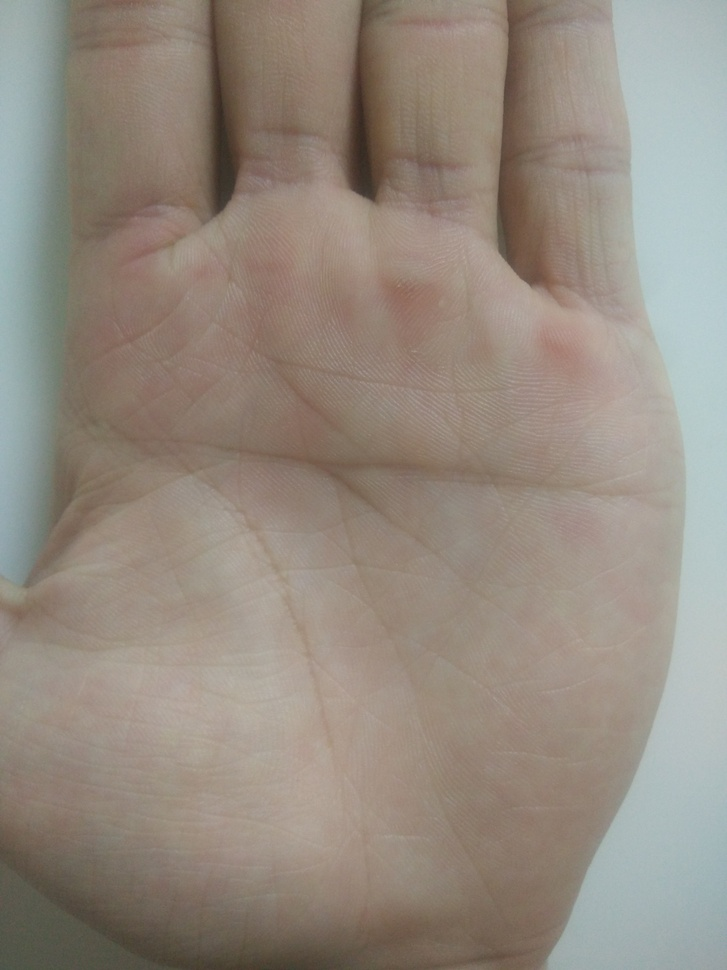
#> input picture recognize/input/input_3.jpg, 727 x 970 px, shrunk from 3120 x 4160 before the run, found by its file name
$ python connerDetectHarris.py
#> lines starting #> are read from the running program, lines starting #| are printed output that depends on the picture; after the words box and inside, x2 and y2 are one past the last pixel; in counts of white or black regions, pixels touching at a corner belong together
import cv2
import numpy as np

filename = 'input_3.jpg'
img = cv2.imread(filename)
#> img is the input picture: shape (970, 727, 3); mean B, G, R 128.1, 138.8, 148.8
gray = cv2.cvtColor(img,cv2.COLOR_BGR2GRAY)
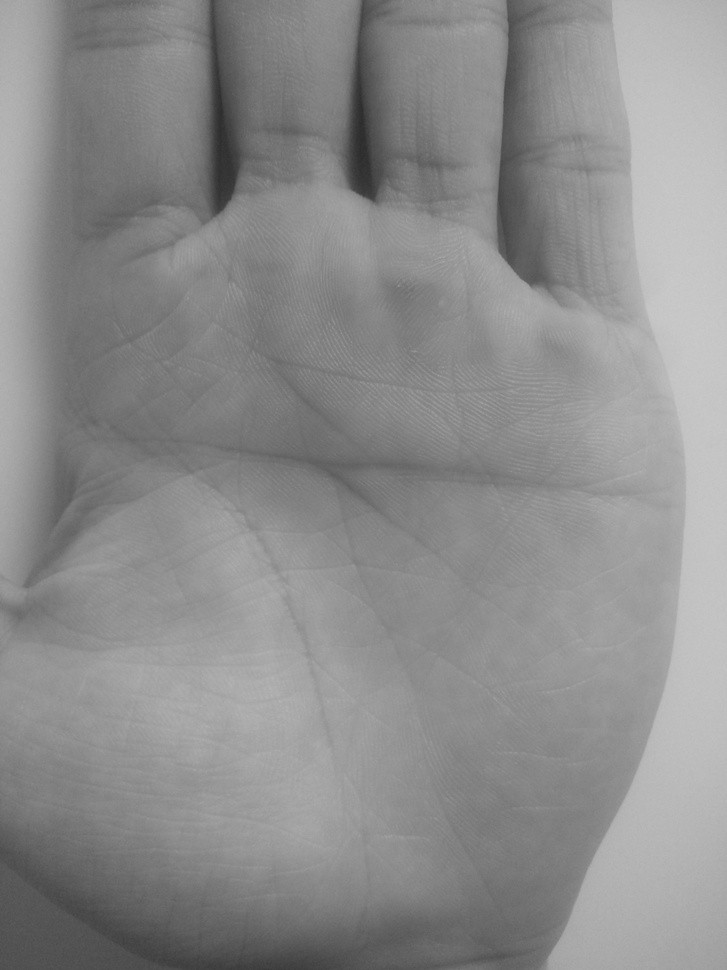
#> gray: shape (970, 727); min 43, max 203, mean 140.6

gray = np.float32(gray)
dst = cv2.cornerHarris(gray,2,3,0.04)
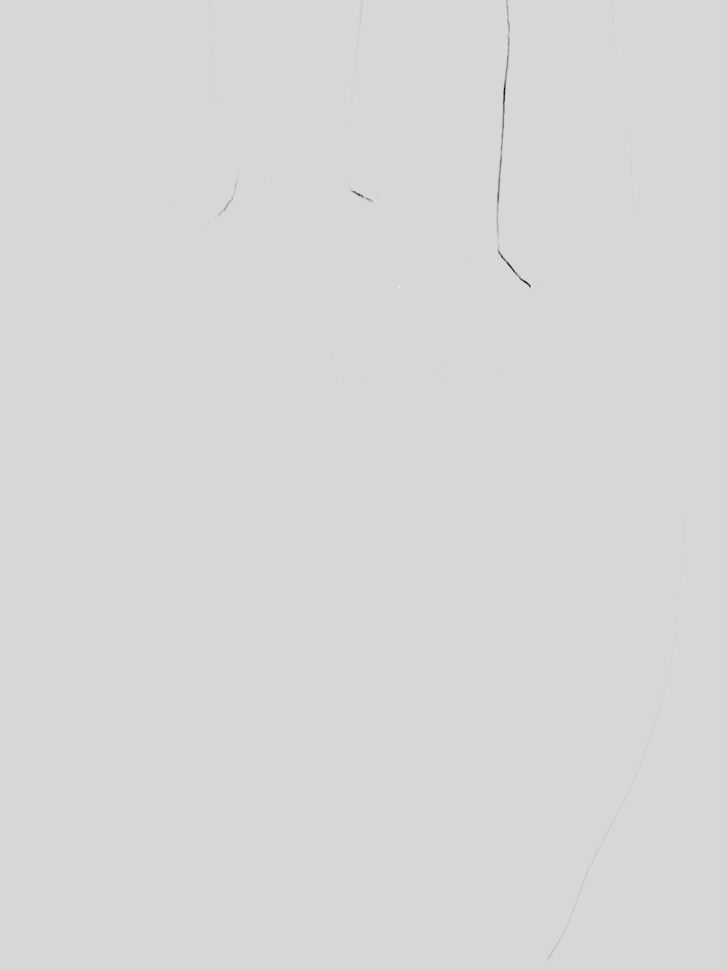
#> dst: shape (970, 727) float32; min -249045.7, max 45342.1, mean -82.4; drawn with min black and max white

#result is dilated for marking the corners, not important
dst = cv2.dilate(dst,None)

# Threshold for an optimal value, it may vary depending on the image.
img[dst>0.01*dst.max()]=[0,0,255]
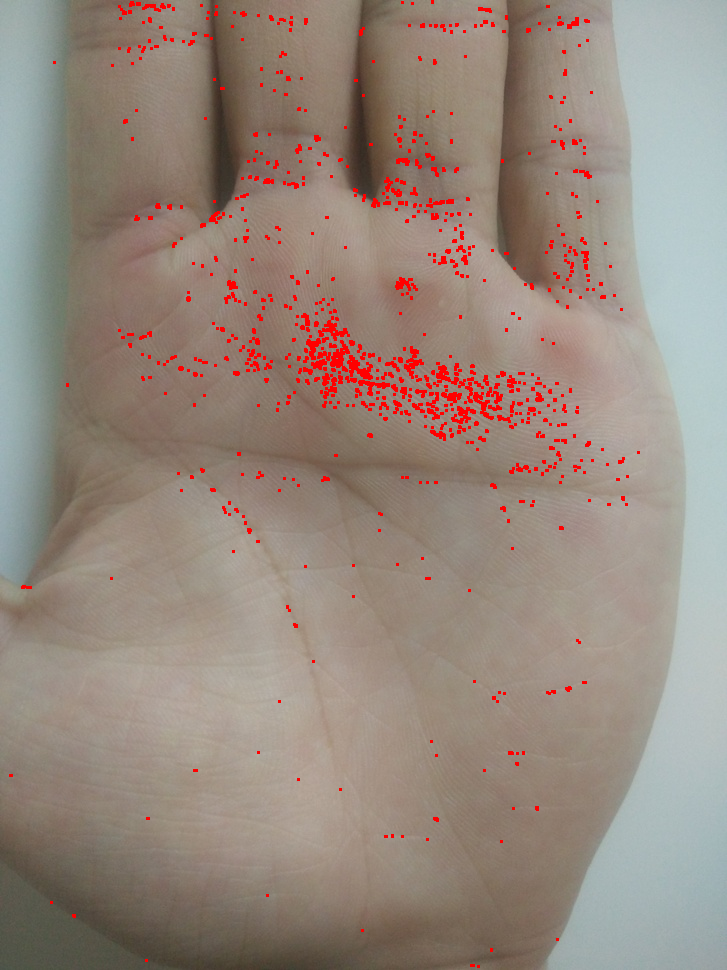
#> img: shape (970, 727, 3); 2.15% of pixels changed, all inside (x1, y1, x2, y2) = (9, 0, 640, 968)
cv2.imwrite('output.png', img)
#cv2.imshow('dst',img)
#if cv2.waitKey(0) & 0xff == 27:
#    cv2.destroyAllWindows()

$ run again, with recognize/input/input_4.jpg copied over recognize/input/input_3.jpg
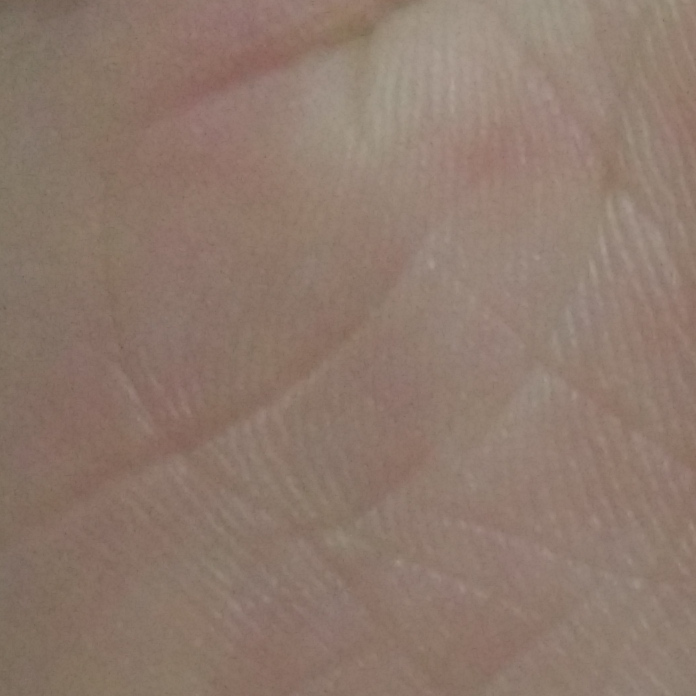
#> input picture recognize/input/input_4.jpg, 696 x 696 px, found by its file name
#> img is the input picture: shape (696, 696, 3); mean B, G, R 108.6, 121.1, 142.3
#> `dst = cv2.dilate(dst,None)`:
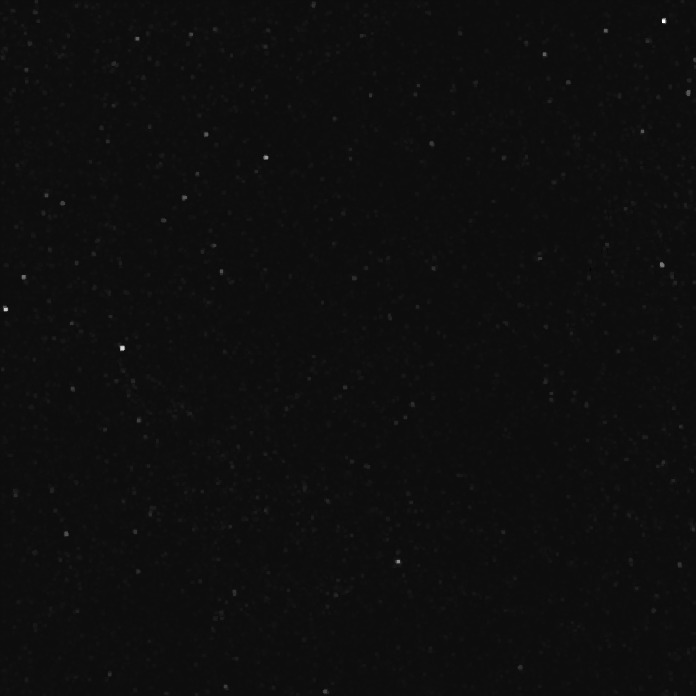
#> dst: shape (696, 696) float32; min -288, max 5119.9, mean 23; drawn with min black and max white
#> `img[dst>0.01*dst.max()]=[0,0,255]`:
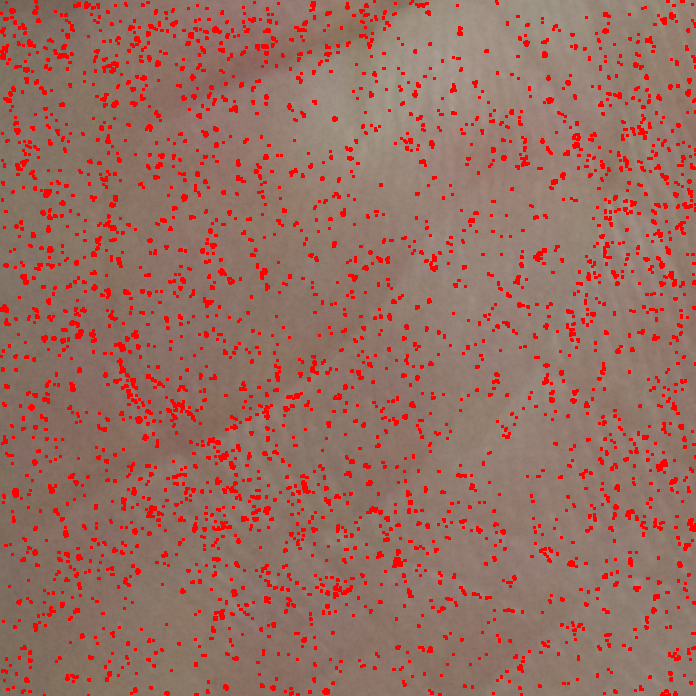
#> img: shape (696, 696, 3); 8.98% of pixels changed, all inside (x1, y1, x2, y2) = (0, 0, 696, 696)

$ run again, with recognize/input/input.jpeg copied over recognize/input/input_3.jpg
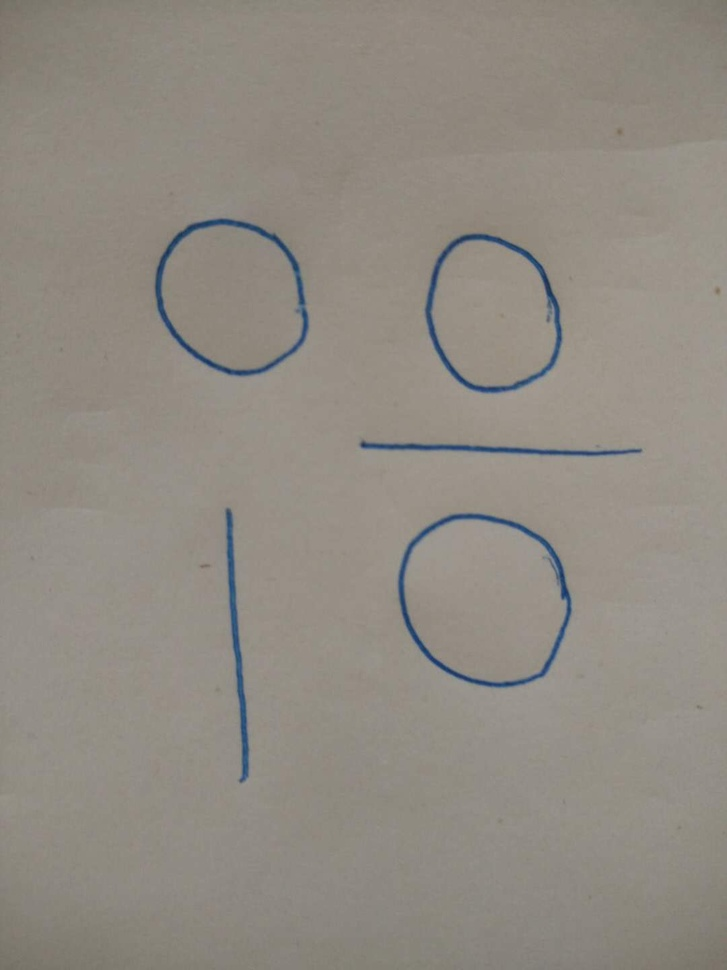
#> input picture recognize/input/input.jpeg, 727 x 970 px, shrunk from 1080 x 1440 before the run, found by its file name
#> img is the input picture: shape (970, 727, 3); mean B, G, R 130.5, 138.9, 144.7
#> `dst = cv2.cornerHarris(gray,2,3,0.04)`:
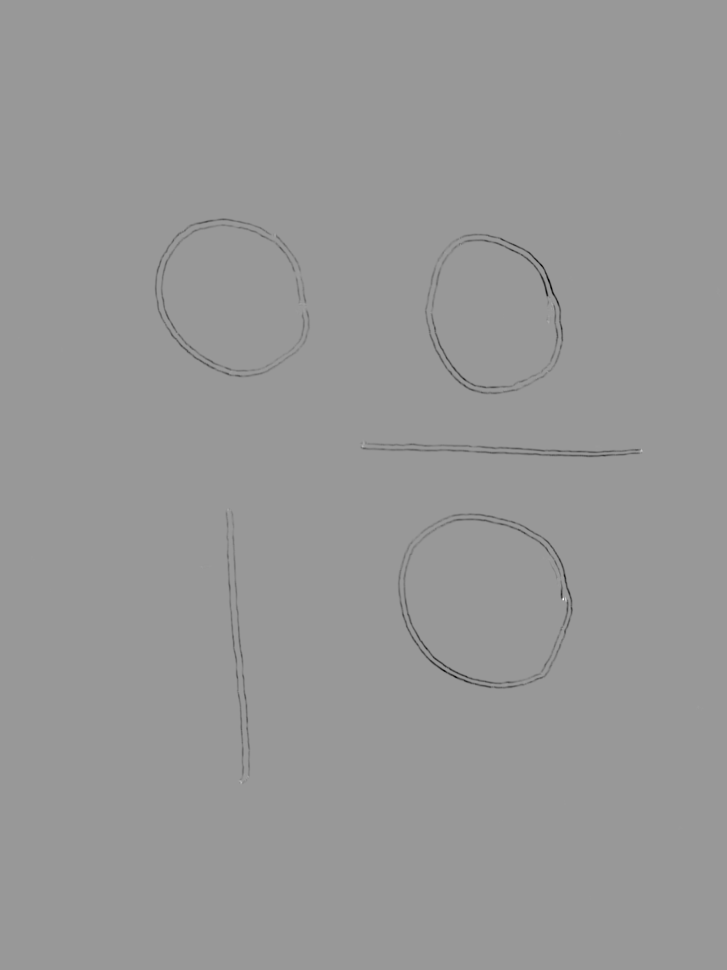
#> dst: shape (970, 727) float32; min -642263.2, max 428933.4, mean -1840.8; drawn with min black and max white
#> `img[dst>0.01*dst.max()]=[0,0,255]`:
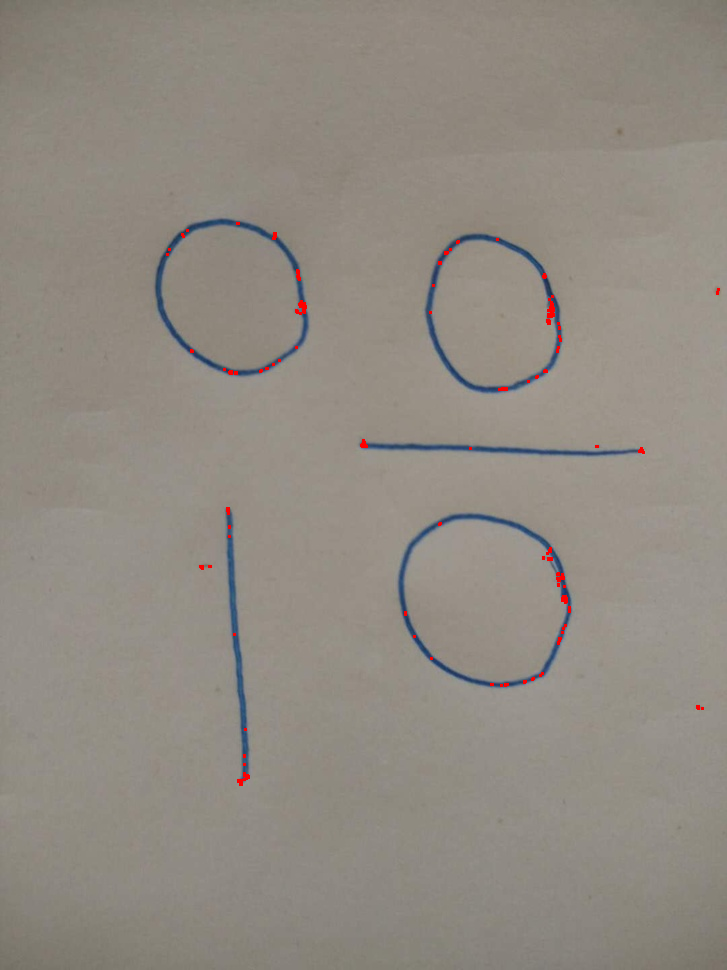
#> img: shape (970, 727, 3); 0.22% of pixels changed, all inside (x1, y1, x2, y2) = (166, 222, 720, 786)
